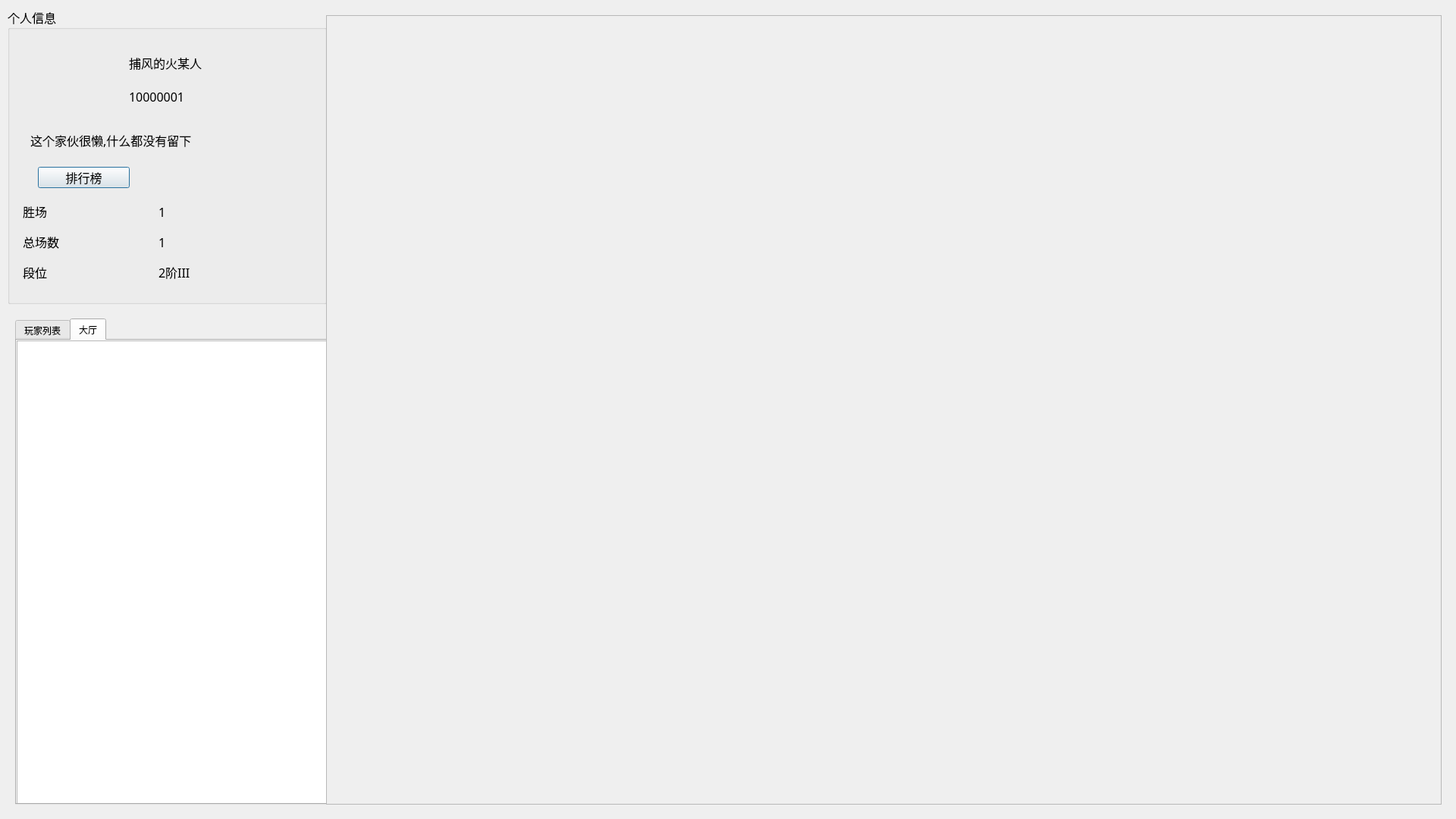
<?xml version="1.0" encoding="UTF-8"?>
<ui version="4.0">
 <class>FiveInLineZone</class>
 <widget class="QDialog" name="FiveInLineZone">
  <property name="geometry">
   <rect>
    <x>0</x>
    <y>0</y>
    <width>1920</width>
    <height>1080</height>
   </rect>
  </property>
  <property name="minimumSize">
   <size>
    <width>1920</width>
    <height>1080</height>
   </size>
  </property>
  <property name="maximumSize">
   <size>
    <width>1920</width>
    <height>1080</height>
   </size>
  </property>
  <property name="font">
   <font>
    <family>微软雅黑</family>
   </font>
  </property>
  <property name="windowTitle">
   <string>Dialog</string>
  </property>
  <widget class="QGroupBox" name="groupBox">
   <property name="geometry">
    <rect>
     <x>10</x>
     <y>10</y>
     <width>421</width>
     <height>391</height>
    </rect>
   </property>
   <property name="font">
    <font>
     <family>微软雅黑</family>
     <pointsize>12</pointsize>
    </font>
   </property>
   <property name="title">
    <string>个人信息</string>
   </property>
   <widget class="QLabel" name="lb_icon">
    <property name="geometry">
     <rect>
      <x>30</x>
      <y>40</y>
      <width>101</width>
      <height>101</height>
     </rect>
    </property>
    <property name="text">
     <string/>
    </property>
    <property name="pixmap">
     <pixmap resource="Resource.qrc">:/face/btn_avatar_a102.png</pixmap>
    </property>
    <property name="scaledContents">
     <bool>true</bool>
    </property>
   </widget>
   <widget class="QLabel" name="label_3">
    <property name="geometry">
     <rect>
      <x>30</x>
      <y>160</y>
      <width>321</width>
      <height>30</height>
     </rect>
    </property>
    <property name="minimumSize">
     <size>
      <width>0</width>
      <height>30</height>
     </size>
    </property>
    <property name="maximumSize">
     <size>
      <width>16777215</width>
      <height>30</height>
     </size>
    </property>
    <property name="text">
     <string>这个家伙很懒,什么都没有留下</string>
    </property>
   </widget>
   <widget class="QWidget" name="layoutWidget">
    <property name="geometry">
     <rect>
      <x>20</x>
      <y>250</y>
      <width>351</width>
      <height>121</height>
     </rect>
    </property>
    <layout class="QGridLayout" name="gridLayout">
     <item row="0" column="0">
      <widget class="QLabel" name="lb_win">
       <property name="minimumSize">
        <size>
         <width>0</width>
         <height>30</height>
        </size>
       </property>
       <property name="maximumSize">
        <size>
         <width>16777215</width>
         <height>30</height>
        </size>
       </property>
       <property name="text">
        <string>胜场</string>
       </property>
      </widget>
     </item>
     <item row="0" column="1">
      <widget class="QLabel" name="lb_win_count">
       <property name="minimumSize">
        <size>
         <width>0</width>
         <height>30</height>
        </size>
       </property>
       <property name="maximumSize">
        <size>
         <width>16777215</width>
         <height>30</height>
        </size>
       </property>
       <property name="text">
        <string>1</string>
       </property>
      </widget>
     </item>
     <item row="1" column="0">
      <widget class="QLabel" name="lb_sum">
       <property name="minimumSize">
        <size>
         <width>0</width>
         <height>30</height>
        </size>
       </property>
       <property name="maximumSize">
        <size>
         <width>16777215</width>
         <height>30</height>
        </size>
       </property>
       <property name="text">
        <string>总场数</string>
       </property>
      </widget>
     </item>
     <item row="1" column="1">
      <widget class="QLabel" name="lb_sum_count">
       <property name="minimumSize">
        <size>
         <width>0</width>
         <height>30</height>
        </size>
       </property>
       <property name="maximumSize">
        <size>
         <width>16777215</width>
         <height>30</height>
        </size>
       </property>
       <property name="text">
        <string>1</string>
       </property>
      </widget>
     </item>
     <item row="2" column="0">
      <widget class="QLabel" name="lb_lv">
       <property name="minimumSize">
        <size>
         <width>0</width>
         <height>30</height>
        </size>
       </property>
       <property name="maximumSize">
        <size>
         <width>16777215</width>
         <height>30</height>
        </size>
       </property>
       <property name="text">
        <string>段位</string>
       </property>
      </widget>
     </item>
     <item row="2" column="1">
      <widget class="QLabel" name="lb_level">
       <property name="minimumSize">
        <size>
         <width>0</width>
         <height>30</height>
        </size>
       </property>
       <property name="maximumSize">
        <size>
         <width>16777215</width>
         <height>30</height>
        </size>
       </property>
       <property name="text">
        <string>2阶III</string>
       </property>
      </widget>
     </item>
    </layout>
   </widget>
   <widget class="QWidget" name="layoutWidget">
    <property name="geometry">
     <rect>
      <x>160</x>
      <y>50</y>
      <width>221</width>
      <height>91</height>
     </rect>
    </property>
    <layout class="QVBoxLayout" name="verticalLayout">
     <item>
      <widget class="QLabel" name="lb_name">
       <property name="minimumSize">
        <size>
         <width>0</width>
         <height>30</height>
        </size>
       </property>
       <property name="maximumSize">
        <size>
         <width>16777215</width>
         <height>30</height>
        </size>
       </property>
       <property name="text">
        <string>捕风的火某人</string>
       </property>
      </widget>
     </item>
     <item>
      <widget class="QLabel" name="lb_id">
       <property name="minimumSize">
        <size>
         <width>0</width>
         <height>30</height>
        </size>
       </property>
       <property name="maximumSize">
        <size>
         <width>16777215</width>
         <height>30</height>
        </size>
       </property>
       <property name="text">
        <string>10000001</string>
       </property>
      </widget>
     </item>
    </layout>
   </widget>
   <widget class="QPushButton" name="pb_ldboard">
    <property name="geometry">
     <rect>
      <x>40</x>
      <y>210</y>
      <width>121</width>
      <height>28</height>
     </rect>
    </property>
    <property name="text">
     <string>排行榜</string>
    </property>
   </widget>
  </widget>
  <widget class="QTabWidget" name="tw_page">
   <property name="geometry">
    <rect>
     <x>20</x>
     <y>420</y>
     <width>421</width>
     <height>641</height>
    </rect>
   </property>
   <property name="currentIndex">
    <number>1</number>
   </property>
   <widget class="QWidget" name="tab_playerList">
    <attribute name="title">
     <string>玩家列表</string>
    </attribute>
   </widget>
   <widget class="QWidget" name="tab_hallChat">
    <attribute name="title">
     <string>大厅</string>
    </attribute>
    <widget class="QLineEdit" name="le_chat">
     <property name="geometry">
      <rect>
       <x>0</x>
       <y>630</y>
       <width>321</width>
       <height>31</height>
      </rect>
     </property>
    </widget>
    <widget class="QPushButton" name="pc_sent">
     <property name="geometry">
      <rect>
       <x>330</x>
       <y>630</y>
       <width>81</width>
       <height>31</height>
      </rect>
     </property>
     <property name="text">
      <string>发送</string>
     </property>
    </widget>
    <widget class="QTextBrowser" name="tb_chatShow">
     <property name="geometry">
      <rect>
       <x>0</x>
       <y>0</y>
       <width>411</width>
       <height>631</height>
      </rect>
     </property>
    </widget>
   </widget>
  </widget>
  <widget class="QWidget" name="wdg_room_group" native="true">
   <property name="geometry">
    <rect>
     <x>430</x>
     <y>20</y>
     <width>1471</width>
     <height>1041</height>
    </rect>
   </property>
   <widget class="QScrollArea" name="scrollArea">
    <property name="geometry">
     <rect>
      <x>0</x>
      <y>0</y>
      <width>1471</width>
      <height>1041</height>
     </rect>
    </property>
    <property name="widgetResizable">
     <bool>true</bool>
    </property>
    <widget class="QWidget" name="scrollAreaWidgetContents">
     <property name="geometry">
      <rect>
       <x>0</x>
       <y>0</y>
       <width>1469</width>
       <height>1039</height>
      </rect>
     </property>
     <layout class="QVBoxLayout" name="verticalLayout_2">
      <item>
       <widget class="QWidget" name="wdg_roomGrid" native="true"/>
      </item>
      <item>
       <spacer name="verticalSpacer">
        <property name="orientation">
         <enum>Qt::Vertical</enum>
        </property>
        <property name="sizeHint" stdset="0">
         <size>
          <width>20</width>
          <height>997</height>
         </size>
        </property>
       </spacer>
      </item>
     </layout>
    </widget>
   </widget>
  </widget>
 </widget>
 <resources>
  <include location="Resource.qrc"/>
 </resources>
 <connections/>
</ui>
